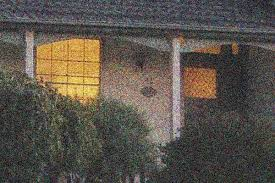
#> input picture noise.jpg, 275 x 183 px
$ jupyter execute otsu.ipynb
#> lines starting #> are read from the running program, lines starting #| are printed output that depends on the picture; after the words box and inside, x2 and y2 are one past the last pixel; in counts of white or black regions, pixels touching at a corner belong together
[cell 1]
import cv2 as cv
import numpy as np
import matplotlib.pyplot as plt

[cell 2]
import cv2
import numpy as np
import matplotlib.pyplot as plt

def add_gaussian_noise(image, mean=0, sigma=25):
    """افزودن نویز گوسی"""
    gaussian = np.random.normal(mean, sigma, image.shape).astype('uint8')
    noisy_image = cv2.add(image, gaussian)
    return noisy_image

def add_salt_and_pepper_noise(image, salt_prob, pepper_prob):
    """افزودن نویز نمک و فلفل"""
    noisy_image = np.copy(image)

    # افزودن نمک (پیکسل‌های سفید)
    num_salt = np.ceil(salt_prob * image.size)
    coords = [np.random.randint(0, i - 1, int(num_salt)) for i in image.shape]
    noisy_image[tuple(coords)] = 255

    # افزودن فلفل (پیکسل‌های سیاه)
    num_pepper = np.ceil(pepper_prob * image.size)
    coords = [np.random.randint(0, i - 1, int(num_pepper)) for i in image.shape]
    noisy_image[tuple(coords)] = 0

    return noisy_image

# ۱. بارگذاری تصویر
# (یک تصویر سیاه و سفید دلخواه جایگزین کنید)
img = cv2.imread('left06.jpg', cv2.IMREAD_GRAYSCALE)

if img is not None:
    # ۲. ایجاد نویزها
    gaussian_img = add_gaussian_noise(img)
    sp_img = add_salt_and_pepper_noise(img, 0.02, 0.02) # احتمال ۲ درصد نمک و ۲ درصد فلفل

    # ۳. نمایش نتایج
    plt.figure(figsize=(12, 4))
    plt.subplot(131), plt.imshow(img, cmap='gray'), plt.title('Original')
    plt.subplot(132), plt.imshow(gaussian_img, cmap='gray'), plt.title('Gaussian Noise')
    plt.subplot(133), plt.imshow(sp_img, cmap='gray'), plt.title('Salt & Pepper Noise')
    plt.show()
else:
    print("لطفاً فایل تصویر را چک کنید.")

[cell 3]
import cv2 as cv
import numpy as np
from matplotlib import pyplot as plt

[cell 4]
#متغیر img یک ماتریس NumPy است.
img=cv.imread("noise.jpg",0)
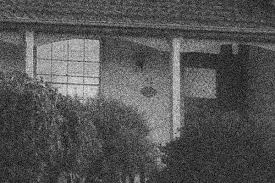
#> img: shape (183, 275); min 0, max 240, mean 84.3
ret1,th1=cv.threshold(img,127,255,cv.THRESH_BINARY)
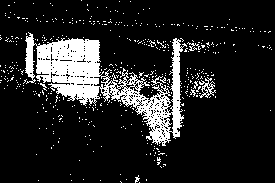
#> th1: shape (183, 275); 14.1% white; 459 white regions (454 under 20 px), largest, box (x1, y1, x2, y2) and area: (25, 32, 187, 146) 5996, (199, 77, 216, 98) 136, (187, 42, 201, 51) 44, (40, 83, 47, 91) 20, (190, 89, 196, 97) 20

ret2,th2=cv.threshold(img,0,255,cv.THRESH_BINARY+cv.THRESH_OTSU)
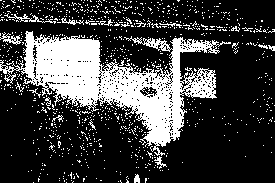
#> th2: shape (183, 275); 24.8% white; 920 white regions (902 under 20 px), largest, box (x1, y1, x2, y2) and area: (0, 31, 231, 156) 9979, (4, 13, 56, 24) 125, (0, 32, 22, 45) 105
#> ret2 = 102

blur=cv.GaussianBlur(img,(5,5),0)
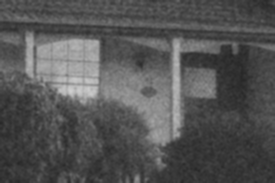
#> blur: shape (183, 275); min 38, max 207, mean 84.3

ret3,th3=cv.threshold(blur,0,255,cv.THRESH_BINARY+cv.THRESH_OTSU)
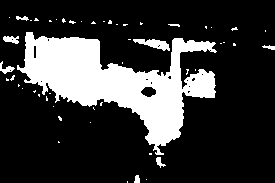
#> th3: shape (183, 275); 21.6% white; 51 white regions (42 under 20 px), largest, box (x1, y1, x2, y2) and area: (17, 32, 217, 155) 10037, (133, 39, 170, 51) 232, (3, 36, 19, 44) 88
#> ret3 = 103
images=[img,0,th1,
        img,0,th2,
        blur,0,th3]
titles=['Orginal Noisy Image','Histogram','Global Thresholding(v==127)','orginal Noisy Image','Histogram',
        "Otsu's Thresholding","Gaussian filter Image","Histogram","Otsu's Thresholding"]


plt.figure(figsize=[15,7])
for i in range(3):
    plt.subplot(3,3,i*3+1),plt.imshow(images[i*3],'gray'),
    plt.title(titles[i*3]),plt.xticks([]),plt.yticks([])

    plt.subplot(3,3,i*3+2),plt.hist(images[i*3].ravel(),256)
    plt.title(titles[i*3+1]),plt.xticks([]),plt.yticks([])

    plt.subplot(3,3,i*3+3),plt.imshow(images[i*3+2],'gray')
    plt.title(titles[i*3+2]),plt.xticks([]),plt.yticks([])
plt.show()
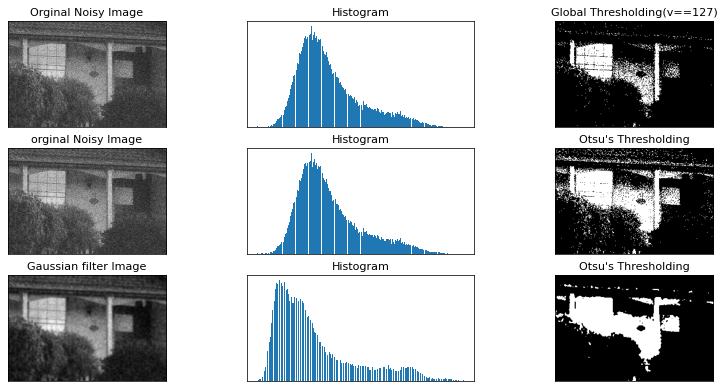
#> figure drawn by matplotlib, 9 panels

[cell 5]
import cv2 as cv
import matplotlib.pyplot as plt

# 1. خواندن تصویر و انجام پردازش‌ها
img = cv.imread("noise.jpg", 0)
blur = cv.GaussianBlur(img, (5, 5), 0)

# محاسبه سه نوع Threshold
ret1, th1 = cv.threshold(img, 127, 255, cv.THRESH_BINARY)
ret2, th2 = cv.threshold(img, 0, 255, cv.THRESH_BINARY + cv.THRESH_OTSU)
ret3, th3 = cv.threshold(blur, 0, 255, cv.THRESH_BINARY + cv.THRESH_OTSU)

# 2. نمایش نتایج (به صورت کاملاً دستی و شفاف)
plt.figure(figsize=[15, 7])

# ردیف اول: Threshold ساده
plt.subplot(3, 3, 1); plt.imshow(img, 'gray'); plt.title('Original Image'); plt.axis('off')
plt.subplot(3, 3, 2); plt.hist(img.ravel(), 256); plt.title('Histogram'); plt.axis('off')
plt.subplot(3, 3, 3); plt.imshow(th1, 'gray'); plt.title('Global Thresh (127)'); plt.axis('off')

# ردیف دوم: Otsu روی تصویر اصلی
plt.subplot(3, 3, 4); plt.imshow(img, 'gray'); plt.title('Original Image'); plt.axis('off')
plt.subplot(3, 3, 5); plt.hist(img.ravel(), 256); plt.title('Histogram'); plt.axis('off')
plt.subplot(3, 3, 6); plt.imshow(th2, 'gray'); plt.title("Otsu's Thresh"); plt.axis('off')

# ردیف سوم: Otsu روی تصویر Blur شده
plt.subplot(3, 3, 7); plt.imshow(blur, 'gray'); plt.title('Gaussian Blur Image'); plt.axis('off')
plt.subplot(3, 3, 8); plt.hist(blur.ravel(), 256); plt.title('Histogram'); plt.axis('off')
plt.subplot(3, 3, 9); plt.imshow(th3, 'gray'); plt.title("Otsu's Thresh (Blur)"); plt.axis('off')

plt.show()
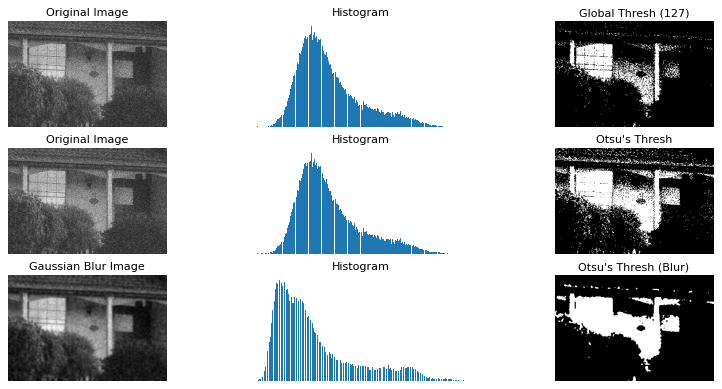
#> figure drawn by matplotlib, 9 panels

$ run again, with tabiat.jpg copied over noise.jpg
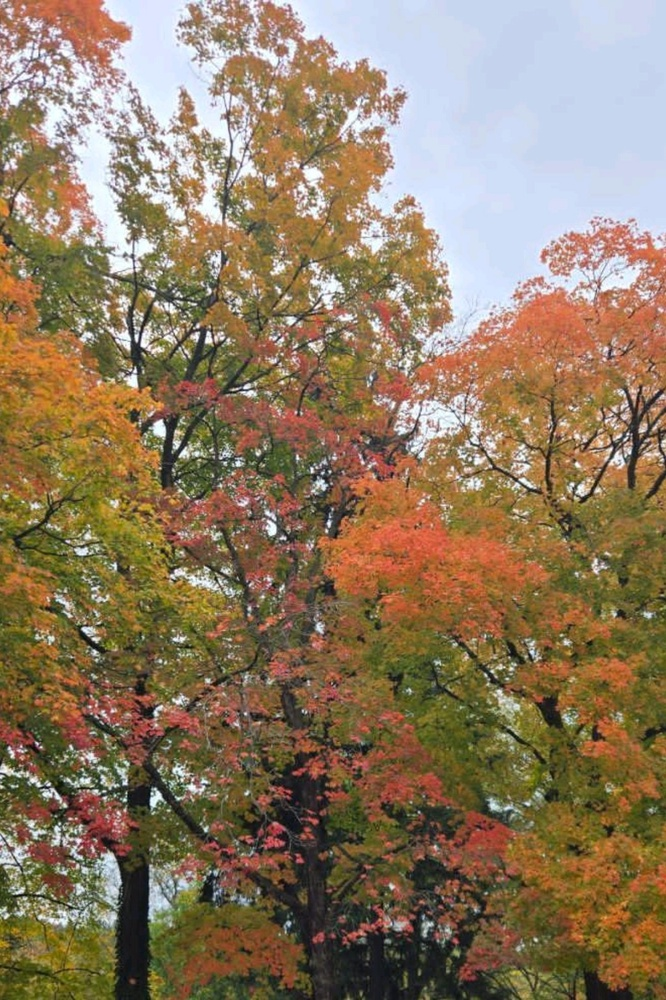
#> input picture tabiat.jpg, 666 x 1000 px, shrunk from 1080 x 1622 before the run
#> `ret1,th1=cv.threshold(img,127,255,cv.THRESH_BINARY)`:
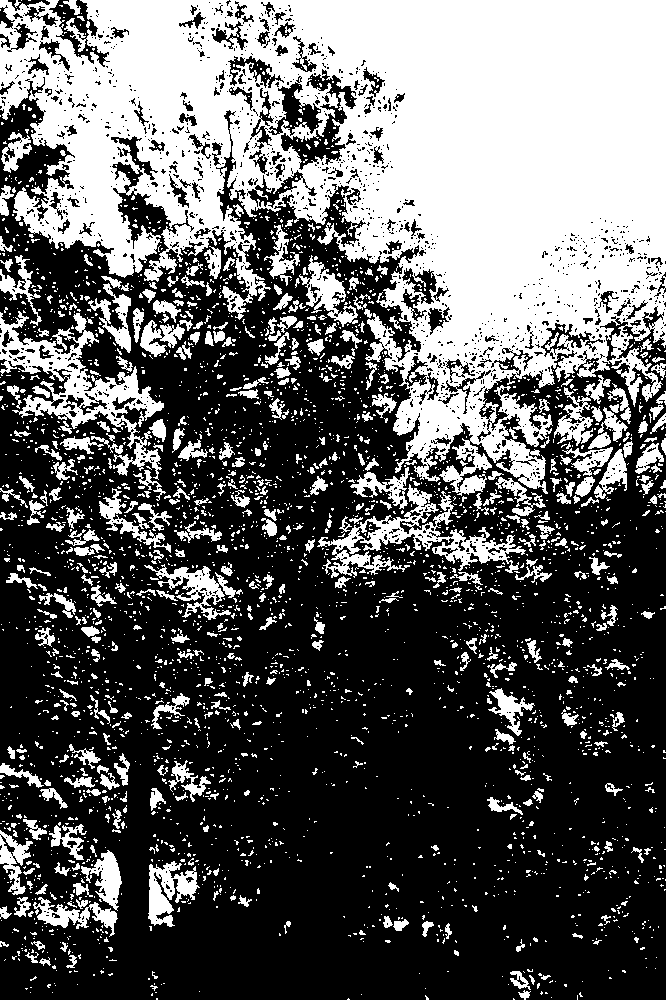
#> th1: shape (1000, 666); 37.8% white; 3413 white regions (2958 under 20 px), largest, box (x1, y1, x2, y2) and area: (0, 0, 666, 496) 177336, (0, 311, 164, 480) 7139, (317, 484, 526, 578) 4967
#> th2: shape (1000, 666); 24.9% white; 2733 white regions (2352 under 20 px), largest, box (x1, y1, x2, y2) and area: (262, 0, 666, 362) 88464, (0, 0, 263, 277) 28716, (393, 389, 487, 460) 2934
#> ret2 = 153
#> `ret3,th3=cv.threshold(blur,0,255,cv.THRESH_BINARY+cv.THRESH_OTSU)`:
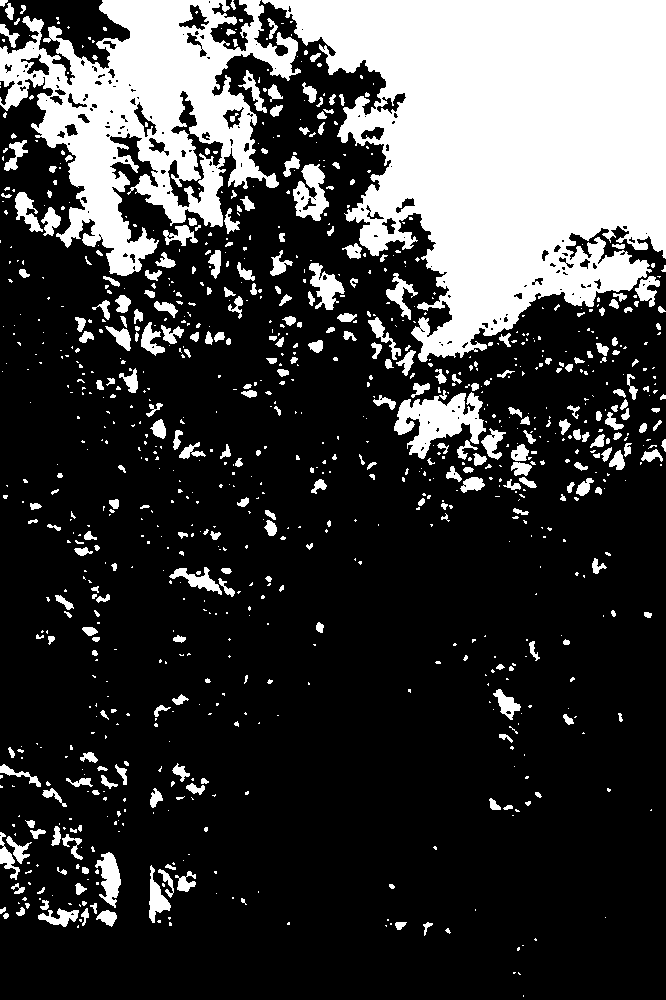
#> th3: shape (1000, 666); 24.5% white; 967 white regions (661 under 20 px), largest, box (x1, y1, x2, y2) and area: (262, 0, 666, 362) 90136, (0, 0, 301, 276) 36697, (394, 390, 486, 459) 3180
#> ret3 = 152
